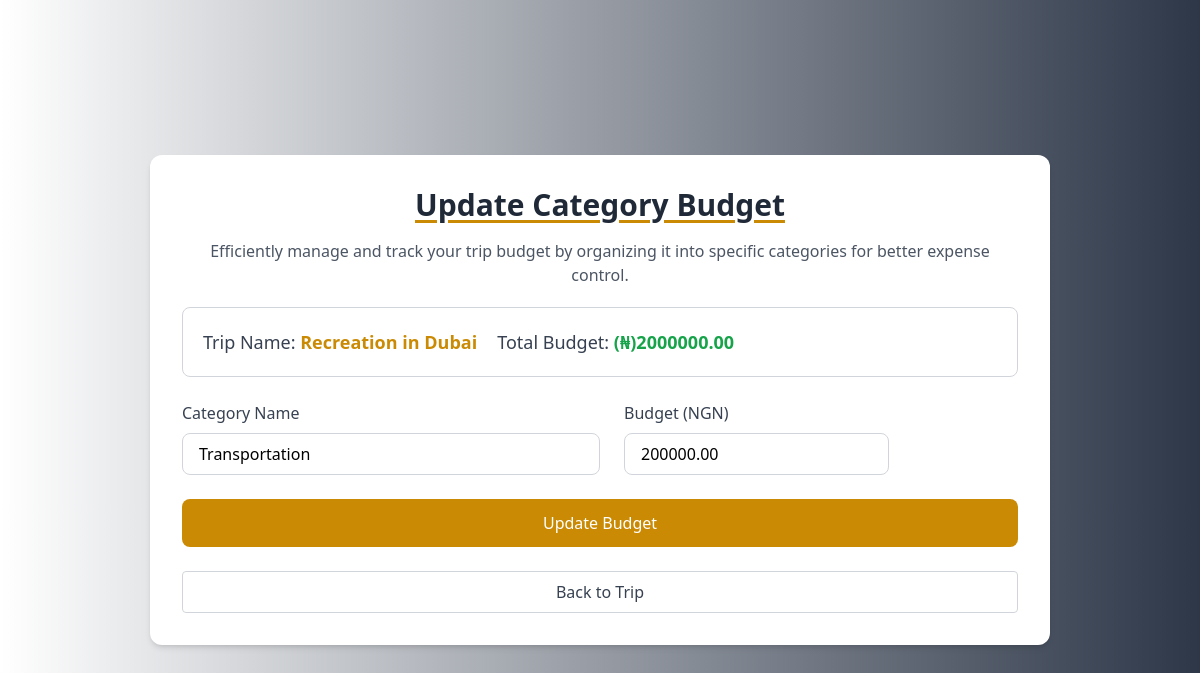
Page /travel/trip/3/category_budget/7/edit/ (signed in) on the committed database.
### travel/models.py (models this page shows, shortened)
class Trip(models.Model):
    user = models.ForeignKey(Account, on_delete=models.CASCADE)
    trip_name = models.CharField(max_length=100)
    destination_name = models.CharField(max_length=100)  # Allows free-text destination input
    start_date = models.DateField()
    end_date = models.DateField()
    budget = models.DecimalField(max_digits=10, decimal_places=2)

class CategoryBudget(models.Model):
    trip = models.ForeignKey(Trip, on_delete=models.CASCADE, related_name='category_budgets')  # Link to a trip
    category = models.CharField(max_length=50)  # Name of the category (e.g., Sightseeing)
    budget = models.DecimalField(max_digits=12, decimal_places=2, default=0.00)  # Budget for the category

### userProfile/models.py (models this page shows, shortened)
class User_Profile(models.Model):
    CURRENCY_CHOICES = [
        ('USD', 'US Dollar'),
        ('EUR', 'Euro'),
        ('GBP', 'British Pound'),
        ('JPY', 'Japanese Yen'),
        ('AUD', 'Australian Dollar'),
        ('CAD', 'Canadian Dollar'),
        ('CHF', 'Swiss Franc'),
        ('CNY', 'Chinese Yuan'),
        ('SEK', 'Swedish Krona'),
        ('NZD', 'New Zealand Dollar'),
        ('MXN', 'Mexican Peso'),
        ('SGD', 'Singapore Dollar'),
        ('HKD', 'Hong Kong Dollar'),
        ('NOK', 'Norwegian Krone'),
        ('KRW', 'South Korean Won'),
        ('TRY', 'Turkish Lira'),
        ('INR', 'Indian Rupee'),
        ('RUB', 'Russian Ruble'),
        ('ZAR', 'South African Rand'),
        ('BRL', 'Brazilian Real'),
        ('THB', 'Thai Baht'),
        ('MYR', 'Malaysian Ringgit'),
        ('IDR', 'Indonesian Rupiah'),
        ('PHP', 'Philippine Peso'),
        ('VND', 'Vietnamese Dong'),
        ('ILS', 'Israeli Shekel'),
        ('PLN', 'Polish Zloty'),
        ('AED', 'United Arab Emirates Dirham'),
        ('SAR', 'Saudi Riyal'),
        ('EGP', 'Egyptian Pound'),
        ('PKR', 'Pakistani Rupee'),
        ('BDT', 'Bangladeshi Taka'),
        ('NGN', 'Nigerian Naira'),
        ('KWD', 'Kuwaiti Dinar'),
    ]
    TRAVEL_PREFERENCES = (
        ('adventure', 'Adventure'),
        ('relaxation', 'Relaxation'),
        ('culture', 'Culture'),
        ('nature', 'Nature'),
        ('luxury', 'Luxury'),
        ('others', 'Others')
    )
    TRAVEL_FREQUENCY_CHOICES = (
        ('frequent', 'Frequent (Monthly)'),
        ('occasional', 'Occasional (Quarterly)'),
        ('rare', 'Rare (Yearly)'),
    )
    user = models.OneToOneField(Account, on_delete=models.CASCADE, related_name='profile')
    firstname = models.CharField(max_length=255, null=True, blank=True)
    lastname = models.CharField(max_length=255, null=True, blank=True)
    dob = models.DateField(null=True, blank=True)
    bio = models.TextField( blank=True, null=True)
    preferred_currency = models.CharField(max_length=10, choices=CURRENCY_CHOICES, default='USD', blank=True, null=True)
    travel_preferences = models.CharField(max_length=20, choices=TRAVEL_PREFERENCES, blank=True, null=True)
    travel_frequency = models.CharField(max_length=20, choices=TRAVEL_FREQUENCY_CHOICES, blank=True, null=True)
    image = models.ImageField(upload_to='profile_image', validators=[FileExtensionValidator(['png', 'jpg', 'jpeg'])], blank=True, null=True)
    country = models.CharField(max_length=100, blank=True, null=True)
    city = models.CharField(max_length=100, blank=True, null=True)
    phone_number = models.CharField(
        max_length=15,
        blank=True,
        null=True
    )
    favorite_destinations = models.TextField(blank=True, null=True)
    emergency_contact_name = models.CharField(max_length=100, blank=True, null=True)
    emergency_contact_phone = models.CharField(
        max_length=20,
        blank=True,
        null=True
    )
    complete_profile = models.BooleanField(default=False)

### travel/views.py (the view)
# urls.py: path('trip/<int:trip_id>/category_budget/<int:category_budget_id>/edit/', views.edit_category_budget, name='edit_category_budget'),
@login_required
def edit_category_budget(request, trip_id, category_budget_id):
    trip = get_object_or_404(Trip, id=trip_id, user=request.user)
    category_budget = get_object_or_404(CategoryBudget, id=category_budget_id, trip=trip)
    try:
        user_profile = User_Profile.objects.get(user=request.user)
        preferred_currency = user_profile.preferred_currency
        preferred_currency_symbol = CURRENCY_SYMBOLS.get(preferred_currency, preferred_currency)
    except User_Profile.DoesNotExist:
        preferred_currency = None
        preferred_currency_symbol = None
    if request.method == 'POST':
        form = CategoryBudgetForm(request.POST, instance=category_budget)
        if form.is_valid():
            category_budget = form.save(commit=False)
            category_budget.trip = trip  # Associate the budget with the trip
            category_budget.clean()  # Call clean explicitly to validate
            existing_budgets_total = (
                trip.category_budgets.exclude(id=category_budget.id)
                .aggregate(total=Sum('budget'))['total']
                or 0
            )
            total_after_edit = existing_budgets_total + category_budget.budget
            if total_after_edit > trip.budget:
                messages.error(
                    request,
                    f"Updating this category budget exceeds the trip's overall budget of "
                    f"{trip.budget} {preferred_currency_symbol}. Please adjust the budget."
                )
            else:
                category_budget.save()
                messages.success(request, f"Category budget for '{category_budget.category}' updated successfully!")
                return redirect('trip_detail', trip_id=trip.id)
        else:
            messages.error(request, "Failed to update category budget. Please check the form.")
    else:
        form = CategoryBudgetForm(instance=category_budget)
    return render(request, 'travel/edit_category_budget.html', {
        'form': form,
        'trip': trip,
        'category_budget': category_budget,
        'preferred_currency': preferred_currency,
        'preferred_currency_symbol': preferred_currency_symbol
    })

### travel/forms.py
class CategoryBudgetForm(forms.ModelForm):
    class Meta:
        model = CategoryBudget
        fields = [ 'category', 'budget']

### travel/templates/travel/edit_category_budget.html (shortened to what this page needs)
{% extends 'base.html' %}
{% block main %}
<div class="bg-white-gray min-h-screen flex items-center justify-center">
    <div class="bg-white p-8 rounded-xl md:w-3/4 shadow-md space-y-6">
        <div>
            <div class="text-center">
                <h2 class="text-2xl sm:text-3xl font-bold mb-4 text-gray-800 underline decoration-yellow-600 underline-offset-4">
                    Update Category Budget
                </h2>
                <p class="text-sm sm:text-base text-gray-600">
                    Efficiently manage and track your trip budget by organizing it into specific categories for better expense control.
                </p>
            </div>
            <div class="flex flex-col md:flex-row border gap-5 border-gray-300 p-5 mt-5 rounded-lg">
                <p class="text-lg text-gray-700">
                    Trip Name: <span class="text-yellow-600 font-semibold">{{ trip.trip_name }}</span>
                </p>
                <p class="text-lg text-gray-700">
                    Total Budget:
                    <span class="text-green-600 font-semibold">
                        {% if preferred_currency_symbol %}({{ preferred_currency_symbol }}){% endif %}{{ trip.budget }}
                    </span>
                </p>
            </div>
        </div>
        <form method="POST" class="space-y-6">
            <div class="flex flex-col md:flex-row gap-6">
                <div class="w-full md:w-1/2">
                    <label for="category" class="block text-gray-700 font-medium mb-2">Category Name</label>
                    <input
                        type="text"
                        id="category"
                        name="category"
                        value="{{ form.category.value }}"
                        class="w-full px-4 py-2 border border-gray-300 rounded-lg focus:ring-2 focus:ring-yellow-600 focus:border-transparent"
                        placeholder="Enter category name">
                </div>
                <div>
                    <label for="budget" class="block text-gray-700 font-medium mb-2">
                        Budget {% if preferred_currency %} ({{ preferred_currency }}) {% endif %}
                    </label>
                    <input type="number" id="budget" name="budget" value="{{ form.budget.value }}"
                        class="w-full px-4 py-2 border border-gray-300 rounded-lg focus:ring-2 focus:ring-yellow-600 focus:border-transparent"
                        placeholder="Update your budget {% if preferred_currency %} in {{ preferred_currency }} {% endif %}"
                        required>
                </div>
            </div>
            <button type="submit"
                class="w-full bg-yellow-600 text-white py-3 rounded-lg hover:bg-yellow-700 transition duration-300">
                Update Budget
            </button>
        </form>
        <div class="text-center">
            <a href="{% url 'trip_detail' trip.id %}"
              class="w-full inline-block bg-white border border-gray-300 text-gray-700 py-2 rounded hover:bg-gray-100 transition">
                Back to Trip
            </a>
      </div>
    </div>
</div>
{% endblock %}

### rows in the picture
Trip: trip_name "Recreation in Dubai", budget "2000000.00"
CategoryBudget: category "Transportation", budget "200000.00"
User_Profile: preferred_currency "NGN"

### other values in the picture
{{ preferred_currency_symbol }} "₦"
